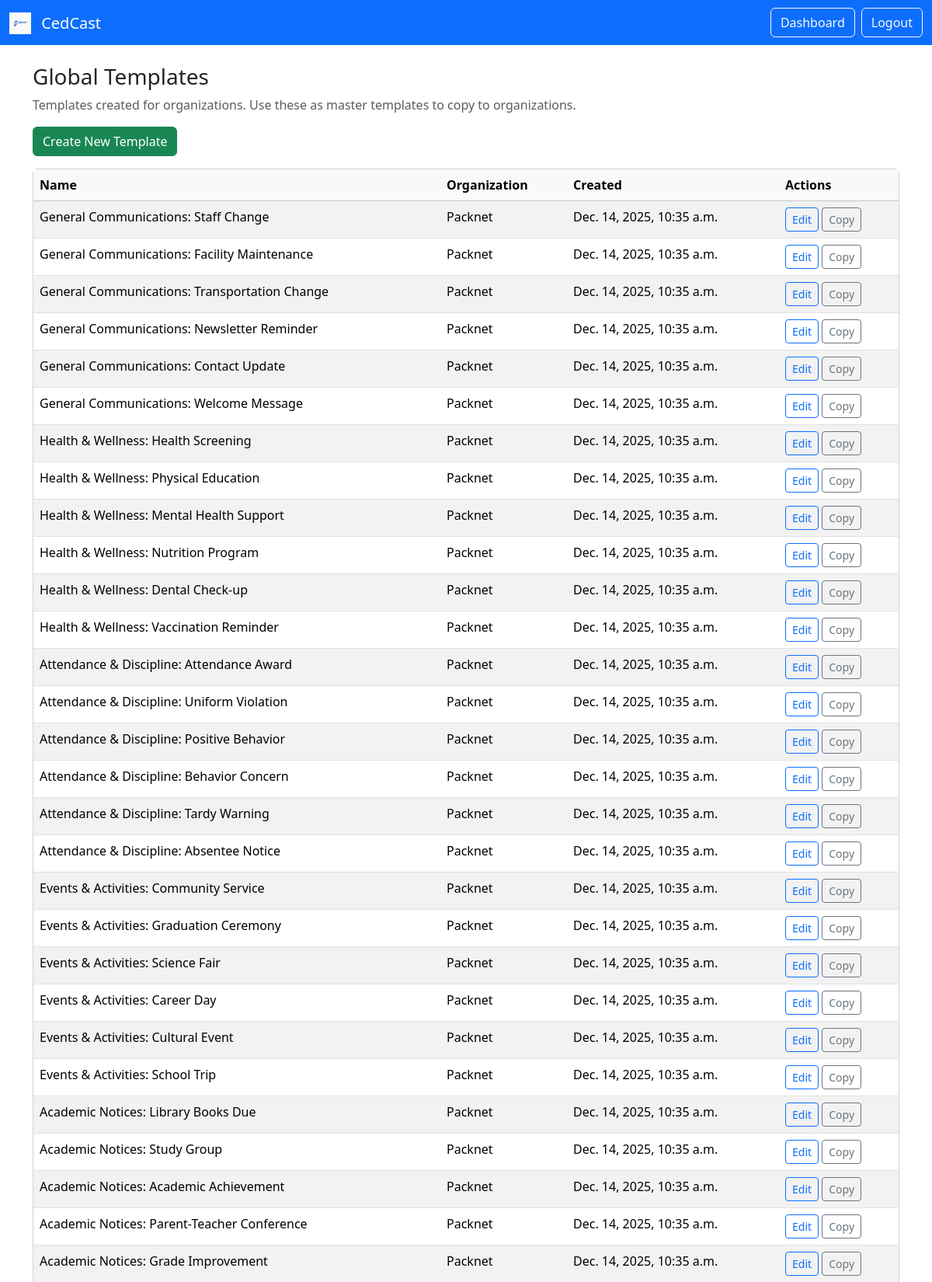
The app's page /super/global-templates/ (signed in, upper part) with its own data.
### core/models.py (models this page shows, shortened)
class OrgSMSTemplate(models.Model):
	organization = models.ForeignKey('Organization', on_delete=models.CASCADE)
	name = models.CharField(max_length=100)
	content = models.TextField()
	created_at = models.DateTimeField(auto_now_add=True)
	is_pre_built = models.BooleanField(default=False, help_text="Whether this is a pre-built template")

class Organization(models.Model):
	TYPE_CHOICES = [
		("pharmacy", "Pharmacy"),
		("company", "Company"),
		("ngo", "NGO"),
		("other", "Other"),
	]
	name = models.CharField(max_length=255)
	org_type = models.CharField(max_length=20, choices=TYPE_CHOICES, default="company")
	slug = models.SlugField(max_length=100, unique=True)
	logo = models.ImageField(upload_to='org_logos/', blank=True, null=True)
	address = models.TextField(blank=True, null=True)
	phone_primary = models.CharField(max_length=20, blank=True, null=True)
	phone_secondary = models.CharField(max_length=20, blank=True, null=True)
	primary_color = models.CharField(max_length=7, default="#0d6efd")
	secondary_color = models.CharField(max_length=7, default="#6c757d")
	clicksend_username = models.CharField(max_length=100, blank=True, null=True)
	clicksend_api_key = models.CharField(max_length=100, blank=True, null=True)
	sender_id = models.CharField(max_length=20, blank=True, null=True)
	hubtel_api_url = models.CharField(max_length=255, blank=True, null=True)
	hubtel_client_id = models.CharField(max_length=255, blank=True, null=True)
	hubtel_client_secret = models.CharField(max_length=255, blank=True, null=True)
	hubtel_api_key = models.CharField(max_length=255, blank=True, null=True)
	hubtel_sender_id = models.CharField(max_length=50, blank=True, null=True)
	created_at = models.DateTimeField(auto_now_add=True)
	is_active = models.BooleanField(default=True)
	onboarded = models.BooleanField(default=False)
	APPROVAL_CHOICES = [
		('pending', 'Pending Approval'),
		('approved', 'Approved'),
		('rejected', 'Rejected'),
	]
	approval_status = models.CharField(max_length=20, choices=APPROVAL_CHOICES, default='pending')
	approved_at = models.DateTimeField(blank=True, null=True)
	approved_by = models.ForeignKey(User, on_delete=models.SET_NULL, null=True, blank=True, related_name='approved_organizations')
	rejection_reason = models.TextField(blank=True, null=True)
	balance = models.DecimalField(max_digits=10, decimal_places=2, default=Decimal('0.00'))
	total_sms_sent = models.PositiveIntegerField(default=0, help_text="Total SMS sent by organization")
	sms_rate = models.DecimalField(max_digits=5, decimal_places=4, default=Decimal('0.25'), help_text="Cost per SMS in cedis")
	is_premium = models.BooleanField(default=False, help_text="Premium features enabled")
	class Meta:
		indexes = [
			models.Index(fields=['is_active', 'onboarded']),
			models.Index(fields=['slug']),
		]

### core/views.py (the view)
# urls.py: path('super/global-templates/', views.global_templates_view, name='global_templates'),
@login_required
def global_templates_view(request):
    if not request.user.role == User.SUPER_ADMIN:
        return redirect('dashboard')
    from .models import OrgSMSTemplate
    templates = OrgSMSTemplate.objects.select_related('organization').all().order_by('-created_at')
    return render(request, 'global_templates.html', {'templates': templates})

### core/templates/global_templates.html (shortened to what this page needs)
<!DOCTYPE html>
<html>
<head>
    {% load static %}
    <link href="https://cdn.jsdelivr.net/npm/bootstrap@5.3.2/dist/css/bootstrap.min.css" rel="stylesheet">
</head>
<body>
    <nav class="navbar navbar-expand-lg navbar-dark bg-primary mb-4">
        <div class="container-fluid">
            <a class="navbar-brand" href="{% url 'dashboard' %}">
                <img src="{% static 'images/cedcast_logo.png' %}" alt="CedCast" style="height:28px; margin-right:8px; object-fit:contain;" onerror="this.style.display='none'">
                <span class="align-middle">CedCast</span>
            </a>
            <div class="d-flex">
                <a href="{% url 'dashboard' %}" class="btn btn-outline-light me-2">Dashboard</a>
                <a href="/logout/" class="btn btn-outline-light">Logout</a>
            </div>
        </div>
    </nav>
    <div class="container">
        <h3>Global Templates</h3>
        <p class="text-muted">Templates created for organizations. Use these as master templates to copy to organizations.</p>
        <div class="mb-3">
            <a href="{% url 'create_global_template' %}" class="btn btn-success">Create New Template</a>
        </div>
        <div class="card">
            <div class="card-body p-0">
                <div class="table-responsive">
                    <table class="table table-striped mb-0">
                        <thead class="table-light">
                            <tr>
                                <th>Name</th>
                                <th>Organization</th>
                                <th>Created</th>
                                <th>Actions</th>
                            </tr>
                        </thead>
                        <tbody>
                            {% for t in templates %}
                            <tr>
                                <td>{{ t.name }}</td>
                                <td>{{ t.organization.name }}</td>
                                <td>{{ t.created_at }}</td>
                                    <td>
                                    <a href="{% url 'edit_global_template' t.id %}" class="btn btn-sm btn-outline-primary">Edit</a>
                                    <a href="{% url 'create_global_template' %}?copy_from={{ t.id }}" class="btn btn-sm btn-outline-secondary">Copy</a>
                                </td>
                            </tr>
                            {% empty %}
                            <tr><td colspan="4" class="text-center">No templates yet.</td></tr>
                            {% endfor %}
                        </tbody>
                    </table>
                </div>
            </div>
        </div>
    </div>
</body>
</html>

### records on screen
OrgSMSTemplate: name "General Communications: Staff Change", organization.name "Packnet", created_at "Dec. 14, 2025, 10:35 a.m."
OrgSMSTemplate: name "General Communications: Facility Maintenance", organization.name "Packnet", created_at "Dec. 14, 2025, 10:35 a.m."
OrgSMSTemplate: name "General Communications: Transportation Change", organization.name "Packnet", created_at "Dec. 14, 2025, 10:35 a.m."
OrgSMSTemplate: name "General Communications: Newsletter Reminder", organization.name "Packnet", created_at "Dec. 14, 2025, 10:35 a.m."
OrgSMSTemplate: name "General Communications: Contact Update", organization.name "Packnet", created_at "Dec. 14, 2025, 10:35 a.m."
OrgSMSTemplate: name "General Communications: Welcome Message", organization.name "Packnet", created_at "Dec. 14, 2025, 10:35 a.m."
OrgSMSTemplate: name "Health & Wellness: Health Screening", organization.name "Packnet", created_at "Dec. 14, 2025, 10:35 a.m."
OrgSMSTemplate: name "Health & Wellness: Physical Education", organization.name "Packnet", created_at "Dec. 14, 2025, 10:35 a.m."
OrgSMSTemplate: name "Health & Wellness: Mental Health Support", organization.name "Packnet", created_at "Dec. 14, 2025, 10:35 a.m."
OrgSMSTemplate: name "Health & Wellness: Nutrition Program", organization.name "Packnet", created_at "Dec. 14, 2025, 10:35 a.m."
OrgSMSTemplate: name "Health & Wellness: Dental Check-up", organization.name "Packnet", created_at "Dec. 14, 2025, 10:35 a.m."
OrgSMSTemplate: name "Health & Wellness: Vaccination Reminder", organization.name "Packnet", created_at "Dec. 14, 2025, 10:35 a.m."
OrgSMSTemplate: name "Attendance & Discipline: Attendance Award", organization.name "Packnet", created_at "Dec. 14, 2025, 10:35 a.m."
OrgSMSTemplate: name "Attendance & Discipline: Uniform Violation", organization.name "Packnet", created_at "Dec. 14, 2025, 10:35 a.m."
OrgSMSTemplate: name "Attendance & Discipline: Positive Behavior", organization.name "Packnet", created_at "Dec. 14, 2025, 10:35 a.m."
OrgSMSTemplate: name "Attendance & Discipline: Behavior Concern", organization.name "Packnet", created_at "Dec. 14, 2025, 10:35 a.m."
OrgSMSTemplate: name "Attendance & Discipline: Tardy Warning", organization.name "Packnet", created_at "Dec. 14, 2025, 10:35 a.m."
OrgSMSTemplate: name "Attendance & Discipline: Absentee Notice", organization.name "Packnet", created_at "Dec. 14, 2025, 10:35 a.m."
OrgSMSTemplate: name "Events & Activities: Community Service", organization.name "Packnet", created_at "Dec. 14, 2025, 10:35 a.m."
OrgSMSTemplate: name "Events & Activities: Graduation Ceremony", organization.name "Packnet", created_at "Dec. 14, 2025, 10:35 a.m."
OrgSMSTemplate: name "Events & Activities: Science Fair", organization.name "Packnet", created_at "Dec. 14, 2025, 10:35 a.m."
OrgSMSTemplate: name "Events & Activities: Career Day", organization.name "Packnet", created_at "Dec. 14, 2025, 10:35 a.m."
OrgSMSTemplate: name "Events & Activities: Cultural Event", organization.name "Packnet", created_at "Dec. 14, 2025, 10:35 a.m."
OrgSMSTemplate: name "Events & Activities: School Trip", organization.name "Packnet", created_at "Dec. 14, 2025, 10:35 a.m."
OrgSMSTemplate: name "Academic Notices: Library Books Due", organization.name "Packnet", created_at "Dec. 14, 2025, 10:35 a.m."
OrgSMSTemplate: name "Academic Notices: Study Group", organization.name "Packnet", created_at "Dec. 14, 2025, 10:35 a.m."
OrgSMSTemplate: name "Academic Notices: Academic Achievement", organization.name "Packnet", created_at "Dec. 14, 2025, 10:35 a.m."
OrgSMSTemplate: name "Academic Notices: Parent-Teacher Conference", organization.name "Packnet", created_at "Dec. 14, 2025, 10:35 a.m."
OrgSMSTemplate: name "Academic Notices: Grade Improvement", organization.name "Packnet", created_at "Dec. 14, 2025, 10:35 a.m."
